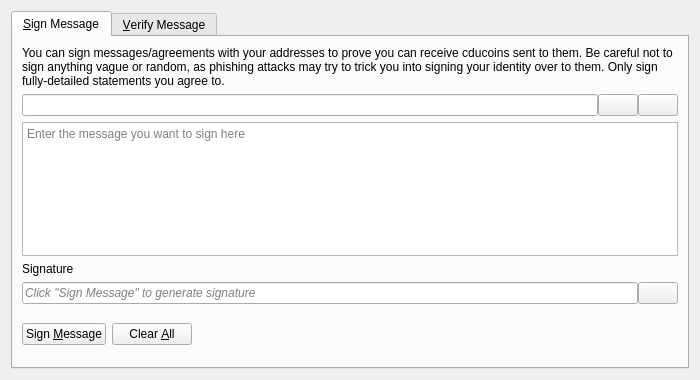
<?xml version="1.0" encoding="UTF-8"?>
<ui version="4.0">
 <class>SignVerifyMessageDialog</class>
 <widget class="QDialog" name="SignVerifyMessageDialog">
  <property name="geometry">
   <rect>
    <x>0</x>
    <y>0</y>
    <width>700</width>
    <height>380</height>
   </rect>
  </property>
  <property name="windowTitle">
   <string>Signatures - Sign / Verify a Message</string>
  </property>
  <property name="modal">
   <bool>true</bool>
  </property>
  <layout class="QVBoxLayout" name="verticalLayout">
   <item>
    <widget class="QTabWidget" name="tabWidget">
     <property name="currentIndex">
      <number>0</number>
     </property>
     <widget class="QWidget" name="tabSignMessage">
      <attribute name="title">
       <string>&amp;Sign Message</string>
      </attribute>
      <layout class="QVBoxLayout" name="verticalLayout_SM">
       <item>
        <widget class="QLabel" name="infoLabel_SM">
         <property name="text">
          <string>You can sign messages/agreements with your addresses to prove you can receive cducoins sent to them. Be careful not to sign anything vague or random, as phishing attacks may try to trick you into signing your identity over to them. Only sign fully-detailed statements you agree to.</string>
         </property>
         <property name="textFormat">
          <enum>Qt::PlainText</enum>
         </property>
         <property name="wordWrap">
          <bool>true</bool>
         </property>
        </widget>
       </item>
       <item>
        <layout class="QHBoxLayout" name="horizontalLayout_1_SM">
         <property name="spacing">
          <number>0</number>
         </property>
         <item>
          <widget class="QValidatedLineEdit" name="addressIn_SM">
           <property name="toolTip">
            <string>The Cducoin address to sign the message with</string>
           </property>
          </widget>
         </item>
         <item>
          <widget class="QPushButton" name="addressBookButton_SM">
           <property name="toolTip">
            <string>Choose previously used address</string>
           </property>
           <property name="text">
            <string/>
           </property>
           <property name="icon">
            <iconset resource="../cducoin.qrc">
             <normaloff>:/icons/address-book</normaloff>:/icons/address-book</iconset>
           </property>
           <property name="shortcut">
            <string>Alt+A</string>
           </property>
           <property name="autoDefault">
            <bool>false</bool>
           </property>
          </widget>
         </item>
         <item>
          <widget class="QPushButton" name="pasteButton_SM">
           <property name="toolTip">
            <string>Paste address from clipboard</string>
           </property>
           <property name="text">
            <string/>
           </property>
           <property name="icon">
            <iconset resource="../cducoin.qrc">
             <normaloff>:/icons/editpaste</normaloff>:/icons/editpaste</iconset>
           </property>
           <property name="shortcut">
            <string>Alt+P</string>
           </property>
           <property name="autoDefault">
            <bool>false</bool>
           </property>
          </widget>
         </item>
        </layout>
       </item>
       <item>
        <widget class="QPlainTextEdit" name="messageIn_SM">
         <property name="toolTip">
          <string>Enter the message you want to sign here</string>
         </property>
         <property name="placeholderText">
          <string>Enter the message you want to sign here</string>
         </property>
        </widget>
       </item>
       <item>
        <widget class="QLabel" name="signatureLabel_SM">
         <property name="text">
          <string>Signature</string>
         </property>
         <property name="textFormat">
          <enum>Qt::PlainText</enum>
         </property>
        </widget>
       </item>
       <item>
        <layout class="QHBoxLayout" name="horizontalLayout_2_SM">
         <property name="spacing">
          <number>0</number>
         </property>
         <item>
          <widget class="QLineEdit" name="signatureOut_SM">
           <property name="placeholderText">
            <string>Click "Sign Message" to generate signature</string>
           </property>
           <property name="font">
            <font>
             <italic>true</italic>
            </font>
           </property>
           <property name="readOnly">
            <bool>true</bool>
           </property>
          </widget>
         </item>
         <item>
          <widget class="QPushButton" name="copySignatureButton_SM">
           <property name="toolTip">
            <string>Copy the current signature to the system clipboard</string>
           </property>
           <property name="text">
            <string/>
           </property>
           <property name="icon">
            <iconset resource="../cducoin.qrc">
             <normaloff>:/icons/editcopy</normaloff>:/icons/editcopy</iconset>
           </property>
           <property name="autoDefault">
            <bool>false</bool>
           </property>
          </widget>
         </item>
        </layout>
       </item>
       <item>
        <layout class="QHBoxLayout" name="horizontalLayout_3_SM">
         <item>
          <widget class="QPushButton" name="signMessageButton_SM">
           <property name="toolTip">
            <string>Sign the message to prove you own this Cducoin address</string>
           </property>
           <property name="text">
            <string>Sign &amp;Message</string>
           </property>
           <property name="icon">
            <iconset resource="../cducoin.qrc">
             <normaloff>:/icons/edit</normaloff>:/icons/edit</iconset>
           </property>
           <property name="autoDefault">
            <bool>false</bool>
           </property>
          </widget>
         </item>
         <item>
          <widget class="QPushButton" name="clearButton_SM">
           <property name="toolTip">
            <string>Reset all sign message fields</string>
           </property>
           <property name="text">
            <string>Clear &amp;All</string>
           </property>
           <property name="icon">
            <iconset resource="../cducoin.qrc">
             <normaloff>:/icons/remove</normaloff>:/icons/remove</iconset>
           </property>
           <property name="autoDefault">
            <bool>false</bool>
           </property>
          </widget>
         </item>
         <item>
          <spacer name="horizontalSpacer_1_SM">
           <property name="orientation">
            <enum>Qt::Horizontal</enum>
           </property>
           <property name="sizeHint" stdset="0">
            <size>
             <width>40</width>
             <height>48</height>
            </size>
           </property>
          </spacer>
         </item>
         <item>
          <widget class="QLabel" name="statusLabel_SM">
           <property name="font">
            <font>
             <weight>75</weight>
             <bold>true</bold>
            </font>
           </property>
           <property name="text">
            <string/>
           </property>
           <property name="wordWrap">
            <bool>true</bool>
           </property>
          </widget>
         </item>
         <item>
          <spacer name="horizontalSpacer_2_SM">
           <property name="orientation">
            <enum>Qt::Horizontal</enum>
           </property>
           <property name="sizeHint" stdset="0">
            <size>
             <width>40</width>
             <height>48</height>
            </size>
           </property>
          </spacer>
         </item>
        </layout>
       </item>
      </layout>
     </widget>
     <widget class="QWidget" name="tabVerifyMessage">
      <attribute name="title">
       <string>&amp;Verify Message</string>
      </attribute>
      <layout class="QVBoxLayout" name="verticalLayout_VM">
       <item>
        <widget class="QLabel" name="infoLabel_VM">
         <property name="text">
          <string>Enter the receiver's address, message (ensure you copy line breaks, spaces, tabs, etc. exactly) and signature below to verify the message. Be careful not to read more into the signature than what is in the signed message itself, to avoid being tricked by a man-in-the-middle attack. Note that this only proves the signing party receives with the address, it cannot prove sendership of any transaction!</string>
         </property>
         <property name="textFormat">
          <enum>Qt::PlainText</enum>
         </property>
         <property name="alignment">
          <set>Qt::AlignLeading|Qt::AlignLeft|Qt::AlignTop</set>
         </property>
         <property name="wordWrap">
          <bool>true</bool>
         </property>
        </widget>
       </item>
       <item>
        <layout class="QHBoxLayout" name="horizontalLayout_1_VM">
         <property name="spacing">
          <number>0</number>
         </property>
         <item>
          <widget class="QValidatedLineEdit" name="addressIn_VM">
           <property name="toolTip">
            <string>The Cducoin address the message was signed with</string>
           </property>
          </widget>
         </item>
         <item>
          <widget class="QPushButton" name="addressBookButton_VM">
           <property name="toolTip">
            <string>Choose previously used address</string>
           </property>
           <property name="text">
            <string/>
           </property>
           <property name="icon">
            <iconset resource="../cducoin.qrc">
             <normaloff>:/icons/address-book</normaloff>:/icons/address-book</iconset>
           </property>
           <property name="shortcut">
            <string>Alt+A</string>
           </property>
           <property name="autoDefault">
            <bool>false</bool>
           </property>
          </widget>
         </item>
        </layout>
       </item>
       <item>
        <widget class="QPlainTextEdit" name="messageIn_VM">
          <property name="toolTip">
            <string>The signed message to verify</string>
          </property>
          <property name="placeholderText">
            <string>The signed message to verify</string>
          </property>
        </widget>
       </item>
       <item>
        <widget class="QValidatedLineEdit" name="signatureIn_VM">
          <property name="toolTip">
            <string>The signature given when the message was signed</string>
          </property>
          <property name="placeholderText">
            <string>The signature given when the message was signed</string>
          </property>
        </widget>
       </item>
       <item>
        <layout class="QHBoxLayout" name="horizontalLayout_2_VM">
         <item>
          <widget class="QPushButton" name="verifyMessageButton_VM">
           <property name="toolTip">
            <string>Verify the message to ensure it was signed with the specified Cducoin address</string>
           </property>
           <property name="text">
            <string>Verify &amp;Message</string>
           </property>
           <property name="icon">
            <iconset resource="../cducoin.qrc">
             <normaloff>:/icons/transaction_0</normaloff>:/icons/transaction_0</iconset>
           </property>
           <property name="autoDefault">
            <bool>false</bool>
           </property>
          </widget>
         </item>
         <item>
          <widget class="QPushButton" name="clearButton_VM">
           <property name="toolTip">
            <string>Reset all verify message fields</string>
           </property>
           <property name="text">
            <string>Clear &amp;All</string>
           </property>
           <property name="icon">
            <iconset resource="../cducoin.qrc">
             <normaloff>:/icons/remove</normaloff>:/icons/remove</iconset>
           </property>
           <property name="autoDefault">
            <bool>false</bool>
           </property>
          </widget>
         </item>
         <item>
          <spacer name="horizontalSpacer_1_VM">
           <property name="orientation">
            <enum>Qt::Horizontal</enum>
           </property>
           <property name="sizeHint" stdset="0">
            <size>
             <width>40</width>
             <height>48</height>
            </size>
           </property>
          </spacer>
         </item>
         <item>
          <widget class="QLabel" name="statusLabel_VM">
           <property name="font">
            <font>
             <weight>75</weight>
             <bold>true</bold>
            </font>
           </property>
           <property name="text">
            <string/>
           </property>
           <property name="wordWrap">
            <bool>true</bool>
           </property>
          </widget>
         </item>
         <item>
          <spacer name="horizontalSpacer_2_VM">
           <property name="orientation">
            <enum>Qt::Horizontal</enum>
           </property>
           <property name="sizeHint" stdset="0">
            <size>
             <width>40</width>
             <height>48</height>
            </size>
           </property>
          </spacer>
         </item>
        </layout>
       </item>
      </layout>
     </widget>
    </widget>
   </item>
  </layout>
 </widget>
 <customwidgets>
  <customwidget>
   <class>QValidatedLineEdit</class>
   <extends>QLineEdit</extends>
   <header>qt/qvalidatedlineedit.h</header>
  </customwidget>
 </customwidgets>
 <resources>
  <include location="../cducoin.qrc"/>
 </resources>
 <connections/>
</ui>
